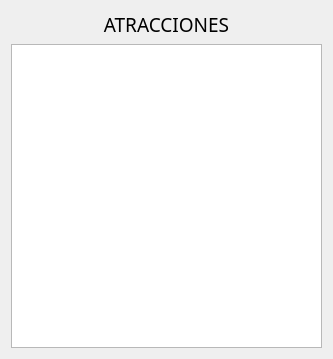
<?xml version="1.0" encoding="UTF-8"?>
<ui version="4.0">
 <class>Atracciones</class>
 <widget class="QWidget" name="Atracciones">
  <property name="geometry">
   <rect>
    <x>0</x>
    <y>0</y>
    <width>333</width>
    <height>359</height>
   </rect>
  </property>
  <property name="windowTitle">
   <string>Form</string>
  </property>
  <layout class="QGridLayout" name="gridLayout">
   <item row="2" column="0">
    <widget class="QPlainTextEdit" name="txtAtracciones">
     <property name="readOnly">
      <bool>true</bool>
     </property>
    </widget>
   </item>
   <item row="1" column="0">
    <widget class="QLabel" name="label">
     <property name="font">
      <font>
       <family>HP Simplified Light</family>
       <pointsize>14</pointsize>
      </font>
     </property>
     <property name="layoutDirection">
      <enum>Qt::LeftToRight</enum>
     </property>
     <property name="text">
      <string>ATRACCIONES</string>
     </property>
     <property name="alignment">
      <set>Qt::AlignCenter</set>
     </property>
    </widget>
   </item>
  </layout>
 </widget>
 <resources/>
 <connections/>
</ui>
